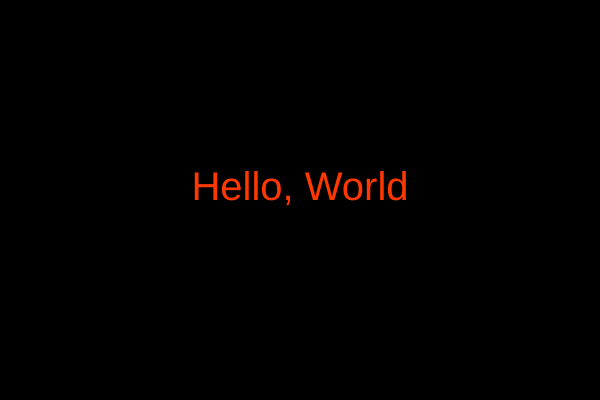
Frame 1 (no input)
Frame 60 (no input): identical to frame 1, image omitted
Frame 120 (the mouse pressed at the canvas centre since frame 60): identical to frame 1, image omitted

The p5.js sketch that drew this single still picture (run headless with seeded random() and noise() and a simulated clock; from frame 60 on, the mouse is pressed at the canvas centre):

// p5.js sketch
// ── sketch.js

// Setup code goes here
function setup() {
  createCanvas(600, 400);
  textSize(40);
  textAlign(CENTER);
 }


// Draw code goes here
function draw() {
  background(0);
  fill(255,56,0);
  text("Hello, World", width/2, height/2);
}
